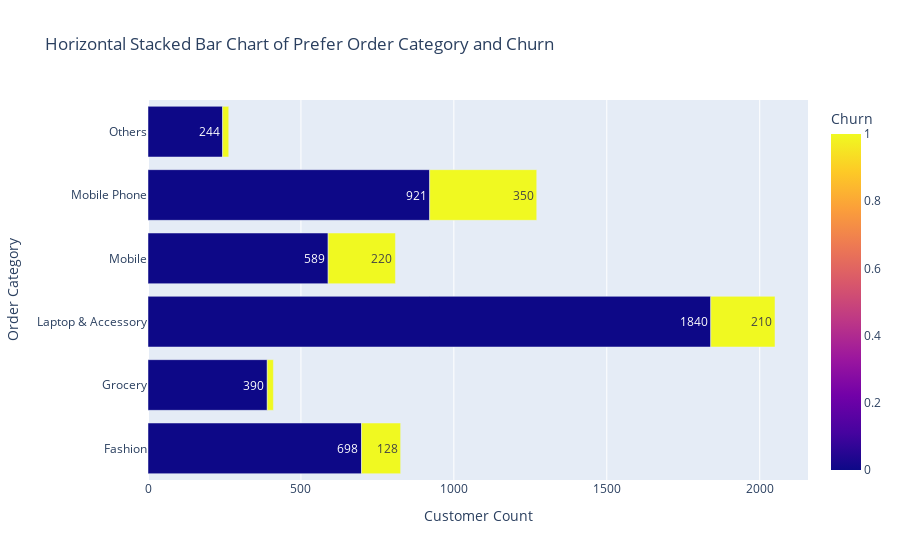

The code cell stored with this chart in its notebook:
### Markdown cell above
### Observation & Insight:
Persentase churn akibat customer complain (31.67%) hampir 3 kali lebih besar dari
persentase churn dari total customer yang tidak complain (10.92%)


upaya bisnis Anda pada mengurangi jumlah pelanggan yang mengajukan komplain dengan strategi berikut:
1. Analisis dan Perbaikan Pengalaman Pelanggan: Lakukan survei pelanggan dan analisis lebih lanjut untuk memahami penyebab komplain pelanggan. Identifikasi masalah umum dan tindakan korektif yang diperlukan. Tingkatkan pengalaman pelanggan dengan memastikan website atau aplikasi mudah digunakan, proses pembayaran yang lancar, dan pelayanan pelanggan yang responsif.

2. Pemantauan dan Umpan Balik: Pantau secara rutin umpan balik pelanggan dan komplain yang masuk. Gunakan data ini untuk terus meningkatkan produk dan layanan Anda. Tanggapi komplain dengan cepat dan efisien, dan berikan resolusi yang memuaskan kepada pelanggan.

3. Transparansi dan Komunikasi: Jalin komunikasi terbuka dengan pelanggan. Berikan informasi yang jelas tentang produk, harga, dan kebijakan pengembalian barang. Berikan pembaruan kepada pelanggan jika terjadi keterlambatan pengiriman atau perubahan kebijakan penting lainnya.

### Code cell
grouped_data = df.groupby(['PreferedOrderCat', 'Churn']).size().reset_index(name='Count')

# Plot the histogram
fig = px.bar(grouped_data, x='Count', y='PreferedOrderCat', orientation='h', color='Churn',
             title='Horizontal Stacked Bar Chart of Prefer Order Category and Churn',
             color_discrete_sequence=['#3A506B', '#BA1F33'],
             labels={'PreferedOrderCat': 'Order Category', 'Count': 'Customer Count'})

# Customize the plot
fig.update_layout(barmode='stack')
fig.update_traces(texttemplate='%{value}', textposition='inside')
fig.update_xaxes(title_text='Customer Count')
fig.update_yaxes(title_text='Order Category')

fig.show()

### Figure 1 — Plotly figure (JSON) as saved in the notebook; plotly's stock layout.template omitted (floating-point values rounded to 4 significant figures)
{"data": [{"alignmentgroup": "True", "hovertemplate": "Customer Count=%{x}<br>Order Category=%{y}<br>Churn=%{marker.color}<extra></extra>", "legendgroup": "", "marker": {"color": [0, 1, 0, 1, 0, 1, 0, 1, 0, 1, 0, 1], "coloraxis": "coloraxis", "pattern": {"shape": ""}}, "name": "", "offsetgroup": "", "orientation": "h", "showlegend": false, "textposition": "inside", "texttemplate": "%{value}", "type": "bar", "x": [698, 128, 390, 20, 1840, 210, 589, 220, 921, 350, 244, 20], "xaxis": "x", "y": ["Fashion", "Fashion", "Grocery", "Grocery", "Laptop & Accessory", "Laptop & Accessory", "Mobile", "Mobile", "Mobile Phone", "Mobile Phone", "Others", "Others"], "yaxis": "y"}], "layout": {"barmode": "stack", "coloraxis": {"colorbar": {"title": {"text": "Churn"}}, "colorscale": [[0, "#0d0887"], [0.1111, "#46039f"], [0.2222, "#7201a8"], [0.3333, "#9c179e"], [0.4444, "#bd3786"], [0.5556, "#d8576b"], [0.6667, "#ed7953"], [0.7778, "#fb9f3a"], [0.8889, "#fdca26"], [1, "#f0f921"]]}, "legend": {"tracegroupgap": 0}, "title": {"text": "Horizontal Stacked Bar Chart of Prefer Order Category and Churn"}, "xaxis": {"anchor": "y", "domain": [0, 1], "title": {"text": "Customer Count"}}, "yaxis": {"anchor": "x", "domain": [0, 1], "title": {"text": "Order Category"}}}}
